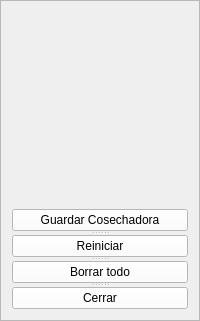
           <widget class="QFrame" name="frame_8">
            <property name="frameShape">
             <enum>QFrame::StyledPanel</enum>
            </property>
            <property name="frameShadow">
             <enum>QFrame::Raised</enum>
            </property>
            <layout class="QVBoxLayout" name="verticalLayout_6">
             <item>
              <spacer name="verticalSpacer_6">
               <property name="orientation">
                <enum>Qt::Vertical</enum>
               </property>
               <property name="sizeType">
                <enum>QSizePolicy::Expanding</enum>
               </property>
               <property name="sizeHint" stdset="0">
                <size>
                 <width>20</width>
                 <height>197</height>
                </size>
               </property>
              </spacer>
             </item>
             <item>
              <widget class="QSplitter" name="splitter_36">
               <property name="orientation">
                <enum>Qt::Vertical</enum>
               </property>
               <widget class="QPushButton" name="btnguardar_c">
                <property name="styleSheet">
                 <string notr="true">background-color: rgb(255, 255, 255);</string>
                </property>
                <property name="text">
                 <string>Guardar Cosechadora</string>
                </property>
               </widget>
               <widget class="QPushButton" name="reiniciar_c">
                <property name="styleSheet">
                 <string notr="true">background-color: rgb(255, 255, 255);</string>
                </property>
                <property name="text">
                 <string>Reiniciar</string>
                </property>
               </widget>
               <widget class="QPushButton" name="borrar_c">
                <property name="styleSheet">
                 <string notr="true">background-color: rgb(255, 255, 255);</string>
                </property>
                <property name="text">
                 <string>Borrar todo</string>
                </property>
               </widget>
               <widget class="QPushButton" name="cerrar_c">
                <property name="styleSheet">
                 <string notr="true">background-color: rgb(255, 255, 255);</string>
                </property>
                <property name="text">
                 <string>Cerrar</string>
                </property>
               </widget>
              </widget>
             </item>
            </layout>
           </widget>
